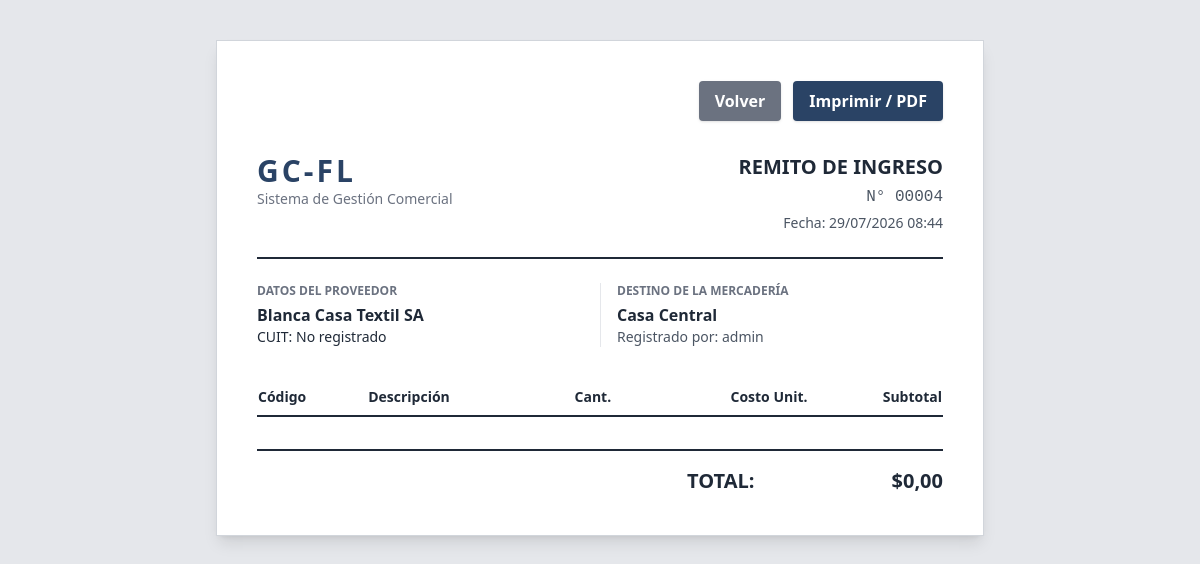
/compras/comprobante/4/ (signed in), run on an earlier commit of the app's database.
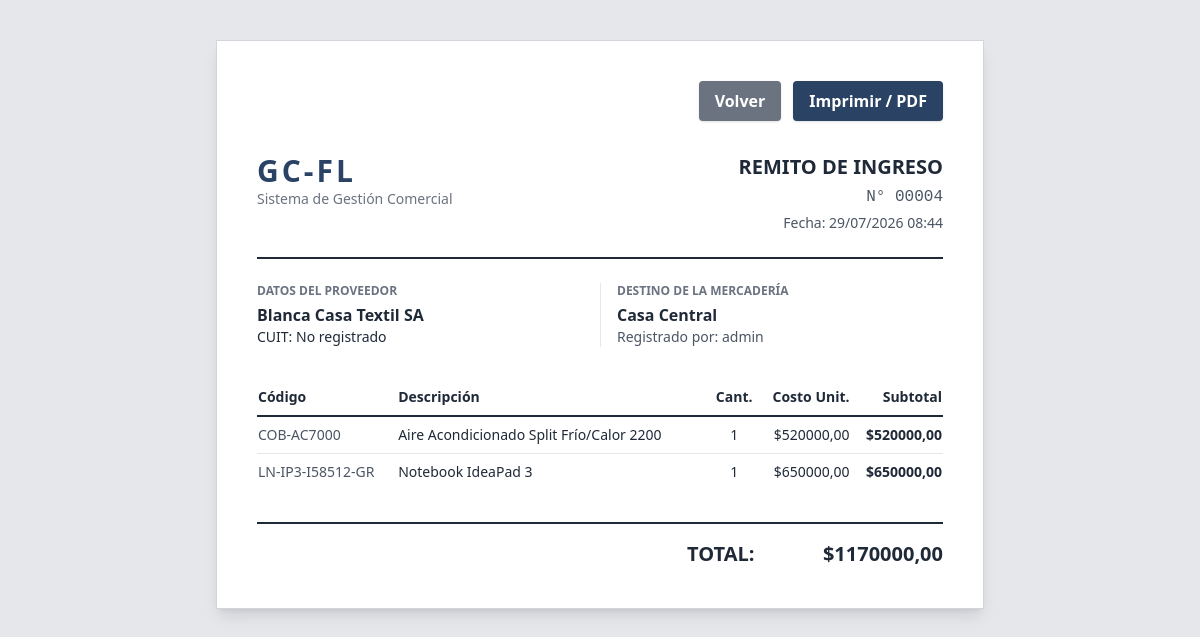
And on a later commit of the database.
### compras/models.py (models this page shows, shortened)
class Compra(models.Model):
    ESTADO_CHOICES = [
        ('PENDIENTE', 'Borrador (Sin ingresar)'),
        ('COMPLETADA', 'Completada (Stock Sumado)'),
    ]
    proveedor = models.ForeignKey(Proveedor, on_delete=models.PROTECT, related_name='compras')
    sucursal = models.ForeignKey(Sucursal, on_delete=models.PROTECT)
    usuario = models.ForeignKey(User, on_delete=models.SET_NULL, null=True, blank=True)
    fecha_compra = models.DateTimeField(auto_now_add=True)
    estado = models.CharField(max_length=20, choices=ESTADO_CHOICES, default='PENDIENTE')
    total = models.DecimalField(max_digits=12, decimal_places=2, default=0.00)
    observaciones = models.TextField(blank=True, null=True)
    class Meta:
        db_table = 'compras'
        verbose_name = 'Compra'
        verbose_name_plural = 'Compras'
        ordering = ['-fecha_compra']

class DetalleCompra(models.Model):
    compra = models.ForeignKey(Compra, on_delete=models.CASCADE, related_name='detalles')
    producto = models.ForeignKey(Producto, on_delete=models.PROTECT)
    cantidad = models.IntegerField(default=1)
    precio_costo = models.DecimalField(max_digits=12, decimal_places=2)
    subtotal = models.DecimalField(max_digits=12, decimal_places=2, default=0.00)
    class Meta:
        db_table = 'compras_detalles'

### proveedores/models.py (models this page shows, shortened)
class Proveedor(models.Model):
    TIPO_DOCUMENTO_CHOICES = [
        ('CUIT', 'CUIT'),
        ('CUIL', 'CUIL'),
        ('DNI', 'DNI'),
    ]
    nombre = models.CharField(max_length=100)
    apellido = models.CharField(max_length=100, blank=True, null=True)
    tipo_documento = models.CharField(max_length=20, choices=TIPO_DOCUMENTO_CHOICES, default='CUIT')
    numero_documento = models.CharField(max_length=50, unique=True)
    provincia = models.CharField(max_length=100)
    localidad = models.CharField(max_length=100)
    direccion = models.CharField(max_length=200)
    barrio = models.CharField(max_length=100, blank=True, null=True)
    codigo_postal = models.CharField(max_length=20)
    telefono = models.CharField(max_length=50, blank=True, null=True)
    email = models.EmailField(blank=True, null=True)
    rubro = models.CharField(max_length=100, blank=True, null=True, help_text="Ej: Informática, Limpieza, Mercadería")
    cbu_alias = models.CharField(max_length=100, blank=True, null=True)
    fecha_registro = models.DateTimeField(auto_now_add=True)
    class Meta:
        db_table = 'proveedores'
        verbose_name = 'Proveedor'
        verbose_name_plural = 'Proveedores'
        ordering = ['nombre', 'apellido']

### core/models.py (models this page shows, shortened)
class Sucursal(models.Model):
    nombre = models.CharField(max_length=100, help_text="Ej: Casa Central, Sucursal Norte")
    direccion = models.CharField(max_length=200, blank=True, null=True)
    telefono = models.CharField(max_length=50, blank=True, null=True)
    es_principal = models.BooleanField(default=False)
    class Meta:
        db_table = 'sucursales'
        verbose_name = 'Sucursal'
        verbose_name_plural = 'Sucursales'

### users/models.py (models this page shows)
class User(AbstractUser):
    class Meta:
        db_table = 'users'
        verbose_name = 'User'
        verbose_name_plural = 'Users'

### inventario/models.py (models this page shows, shortened)
class Producto(models.Model):
    codigo = models.CharField(max_length=50, unique=True)
    marca = models.CharField(max_length=100)
    nombre = models.CharField(max_length=150)
    categoria = models.CharField(max_length=100, blank=True, null=True)
    precio_costo = models.DecimalField(max_digits=12, decimal_places=2, default=0.00)
    precio_venta = models.DecimalField(max_digits=12, decimal_places=2, default=0.00)
    activo = models.BooleanField(default=True)
    class Meta:
        db_table = 'productos'
        verbose_name = 'Producto'
        verbose_name_plural = 'Productos'
        ordering = ['nombre', 'marca']

### compras/views.py (the view)
# urls.py: path('comprobante/<int:pk>/', views.compra_comprobante, name='compra_comprobante'),
@login_required
def compra_comprobante(request, pk):
    return render(request, 'compras/compra_comprobante.html', {'compra': get_object_or_404(Compra, pk=pk)})

### compras/templates/compras/compra_comprobante.html (shortened to what this page needs)
<!DOCTYPE html>
<html lang="es">
<head>
    <script src="https://cdn.tailwindcss.com"></script>
</head>
<body class="bg-gray-200 py-10 font-sans text-gray-800">
    <div class="max-w-3xl mx-auto bg-white p-10 shadow-lg border border-gray-300">
        <div class="text-right mb-8 no-print flex justify-end gap-3">
            <a href="{% url 'compras:compras_list' %}" class="bg-gray-500 text-white px-4 py-2 rounded shadow hover:bg-gray-600 text-decoration-none font-bold">Volver</a>
            <button onclick="window.print()" class="bg-[#2a4365] text-white px-4 py-2 rounded shadow hover:bg-[#1e324b] font-bold">Imprimir / PDF</button>
        </div>
        <div class="flex justify-between items-start border-b-2 border-gray-800 pb-6 mb-6">
            <div>
                <h1 class="text-3xl font-black tracking-widest text-[#2a4365]">GC-FL</h1>
                <p class="text-sm text-gray-500">Sistema de Gestión Comercial</p>
            </div>
            <div class="text-right">
                <h2 class="text-xl font-bold text-gray-800">REMITO DE INGRESO</h2>
                <p class="text-gray-600 font-mono mt-1">N° {{ compra.id|stringformat:"05d" }}</p>
                <p class="text-gray-600 text-sm mt-1">Fecha: {{ compra.fecha_compra|date:"d/m/Y H:i" }}</p>
            </div>
        </div>
        <div class="flex justify-between mb-8">
            <div class="w-1/2 pr-4">
                <h3 class="text-xs font-bold text-gray-500 uppercase mb-1">Datos del Proveedor</h3>
                <p class="font-bold">{{ compra.proveedor.nombre }}</p>
                <p class="text-sm">CUIT: {{ compra.proveedor.cuit|default:"No registrado" }}</p>
            </div>
            <div class="w-1/2 pl-4 border-l border-gray-200">
                <h3 class="text-xs font-bold text-gray-500 uppercase mb-1">Destino de la Mercadería</h3>
                <p class="font-bold">{{ compra.sucursal.nombre }}</p>
                <p class="text-sm text-gray-600">Registrado por: {{ compra.usuario.username }}</p>
            </div>
        </div>
        <table class="w-full text-left border-collapse mb-8">
            <thead>
                <tr class="border-b-2 border-gray-800 text-sm">
                    <th class="py-2">Código</th>
                    <th class="py-2">Descripción</th>
                    <th class="py-2 text-center">Cant.</th>
                    <th class="py-2 text-right">Costo Unit.</th>
                    <th class="py-2 text-right">Subtotal</th>
                </tr>
            </thead>
            <tbody class="text-sm divide-y divide-gray-200">
                {% for item in compra.detalles.all %}
                <tr>
                    <td class="py-2 text-gray-600">{{ item.producto.codigo }}</td>
                    <td class="py-2 font-medium">{{ item.producto.nombre }}</td>
                    <td class="py-2 text-center">{{ item.cantidad }}</td>
                    <td class="py-2 text-right">${{ item.precio_costo }}</td>
                    <td class="py-2 text-right font-bold">${{ item.subtotal }}</td>
                </tr>
                {% endfor %}
            </tbody>
        </table>
        <div class="flex justify-end border-t-2 border-gray-800 pt-4">
            <div class="w-64">
                <div class="flex justify-between items-center text-xl font-black">
                    <span>TOTAL:</span>
                    <span>${{ compra.total }}</span>
                </div>
            </div>
        </div>
    </div>
</body>
</html>

What changed in the data, as far as the page shows it:
changed Compra "No registrado": total "0,00" → "1170000,00"
added DetalleCompra: producto.codigo "COB-AC7000", producto.nombre "Aire Acondicionado Split Frío/Calor 2200", cantidad "1", precio_costo "520000,00", subtotal "520000,00"
added DetalleCompra: producto.codigo "LN-IP3-I58512-GR", producto.nombre "Notebook IdeaPad 3", cantidad "1", precio_costo "650000,00", subtotal "650000,00"
